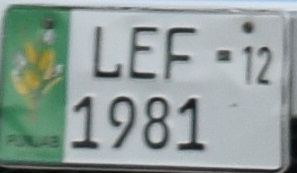
#> input picture Car plate recognition Punjab/car4.jpg, 297 x 173 px
$ jupyter execute --allow-errors 'car plate.ipynb'
#> lines starting #> are read from the running program, lines starting #| are printed output that depends on the picture; after the words box and inside, x2 and y2 are one past the last pixel; in counts of white or black regions, pixels touching at a corner belong together
#> further down, img is the input picture: shape (173, 297, 3); mean B, G, R 153.3, 157.7, 144.1
[cell 1]
import matplotlib.pyplot as plt

[cell 2]
import numpy as np
import cv2

# Match contours to license plate or character template
def find_contours(dimensions, img):

    # Find all contours in the image
    cntrs, _ = cv2.findContours(img.copy(), cv2.RETR_TREE, cv2.CHAIN_APPROX_SIMPLE)

    # Retrieve potential dimensions
    lower_width = dimensions[0]
    upper_width = dimensions[1]
    lower_height = dimensions[2]
    upper_height = dimensions[3]

    # Check largest 5 or 15 contours for license plate or character respectively
    cntrs = sorted(cntrs, key=cv2.contourArea, reverse=True)[:15]

    # Read the binary image
    ii = cv2.imread('contour.jpg')

    x_cntr_list = []
    target_contours = []
    img_res = []

    # Read all contours detected
    for cntr in cntrs :
        #detects contour in binary image and returns the coordinates of rectangle enclosing it
        intX, intY, intWidth, intHeight = cv2.boundingRect(cntr)

        #checking the dimensions of the contour to filter out the characters by contour's size
        if intWidth > lower_width and intWidth < upper_width and intHeight > lower_height and intHeight < upper_height :

            # stores the x coordinate of the character's contour, to used later for indexing the contours
            x_cntr_list.append(intX)
            char_copy = np.zeros((44,24))

            #extracting each character using the enclosing rectangle's coordinates.
            char = img[intY:intY+intHeight, intX:intX+intWidth]
            char = cv2.resize(char, (20, 40))

            # Draw rectangle around contour
            cv2.rectangle(ii, (intX,intY), (intWidth+intX, intY+intHeight), (50,21,200), 2)

            # Display the uptated binary image with new contour
            plt.imshow(ii, cmap='gray')

            # Make result formatted for classification: invert colors
            char = cv2.subtract(255, char)

            # Resize the image to 24x44 with black border
            char_copy[2:42, 2:22] = char
            char_copy[0:2, :] = 0
            char_copy[:, 0:2] = 0
            char_copy[42:44, :] = 0
            char_copy[:, 22:24] = 0

            # List that stores the character's binary image (unsorted)
            img_res.append(char_copy)

    # arbitrary function that stores sorted list of character indeces
    indices = sorted(range(len(x_cntr_list)), key=lambda k: x_cntr_list[k])
    img_res_copy = []

    for idx in indices:
        # stores character images according to their index
        img_res_copy.append(img_res[idx])

    img_res = np.array(img_res_copy)

    return img_res

[cell 3]
# Find characters in the resulting images and Preprocess license plate image
def segment_characters(image):
    # Resizing
    img_lp = cv2.resize(image, (333, 75))
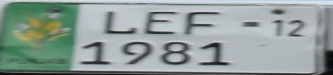
#> img_lp: shape (75, 333, 3); mean B, G, R 153.2, 157.6, 144

    # Apply gray scale
    img_gray_lp = cv2.cvtColor(img_lp, cv2.COLOR_BGR2GRAY)
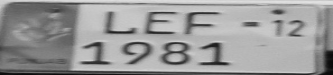
#> img_gray_lp: shape (75, 333); min 9, max 226, mean 153.1

    # Convert to binary image
    _, img_binary_lp = cv2.threshold(img_gray_lp, 200, 255, cv2.THRESH_BINARY+cv2.THRESH_OTSU)
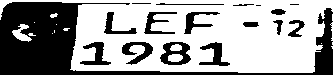
#> img_binary_lp: shape (75, 333); 62.2% white; 17 black regions (3 under 20 px), largest, box (x1, y1, x2, y2) and area: (0, 2, 333, 75) 6838, (160, 42, 191, 65) 399, (122, 42, 153, 65) 331

    # Erode unwanted pixels
    img_binary_lp = cv2.erode(img_binary_lp, (3,3))
#> img_binary_lp: shape (75, 333); 59.3% white; 17 black regions (2 under 20 px), largest, box (x1, y1, x2, y2) and area: (0, 2, 333, 75) 6998, (160, 42, 191, 66) 464, (122, 42, 153, 66) 389

    # Dilate unwanted pixels
    img_binary_lp = cv2.dilate(img_binary_lp, (3,3))
#> img_binary_lp: shape (75, 333); 63.4% white; 17 black regions (3 under 20 px), largest, box (x1, y1, x2, y2) and area: (0, 3, 333, 75) 6541, (160, 43, 191, 66) 399, (122, 43, 153, 66) 331

    LP_WIDTH = img_binary_lp.shape[0]
#> LP_WIDTH = 75
    LP_HEIGHT = img_binary_lp.shape[1]
#> LP_HEIGHT = 333

    # Make borders white
    img_binary_lp[0:3,:] = 255
    img_binary_lp[:,0:3] = 255
    img_binary_lp[72:75,:] = 255
    img_binary_lp[:,330:333] = 255
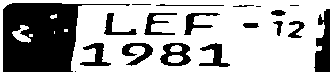
#> img_binary_lp: shape (75, 333); 67.7% white; 19 black regions (4 under 20 px)

    # Estimations of character contours sizes of cropped license plates
    dimensions = [(LP_WIDTH/6) + 12.5, (LP_WIDTH/2) + 7.5, (LP_HEIGHT/10) - 15, 2 * LP_HEIGHT/3]
#> dimensions = [25, 45, 18.3, 222]

    # Visual display of binary image
    plt.imshow(img_binary_lp, cmap='gray')
    plt.show()

    # Create a binary image for next steps
    cv2.imwrite('contour.jpg',img_binary_lp)

    # Get contours within cropped license plate
    char_list = find_contours(dimensions, img_binary_lp)
#> in find_contours, `cntrs, _ = cv2.findContours(img.copy(), cv2.RETR_TREE, cv2.CHAIN_APPRO..`: cntrs = 27 contours, 7 with area under 20; largest, box (x1, y1, x2, y2) and area: (0, 0, 333, 75) 24568, (2, 2, 131, 73) 5182, (313, 8, 331, 73) 770, (159, 42, 192, 67) 613, (121, 42, 154, 67) 398
#> in find_contours, `cntrs = sorted(cntrs, key=cv2.contourArea, reverse=True)[:15]`: cntrs = 15 contours; largest, box (x1, y1, x2, y2) and area: (0, 0, 333, 75) 24568, (2, 2, 131, 73) 5182, (313, 8, 331, 73) 770, (159, 42, 192, 67) 613, (121, 42, 154, 67) 398
#> the loop in find_contours, `for cntr in cntrs :` made 15 passes
#> (intX, intY, intWidth, intHeight) on passes 2 to 13: (2, 2, 129, 71), (313, 8, 18, 65), (159, 42, 33, 25), (121, 42, 33, 25), (198, 42, 33, 26), (79, 42, 33, 25), (143, 12, 35, 24), (183, 12, 38, 24), (103, 12, 35, 24), (287, 20, 19, 19), (155, 3, 70, 4), (12, 25, 19, 18)
#> (cntr, intX, intY, intWidth, intHeight) on pass 1: ([[0, 0], [0, 74], [332, 74], [332, 0]], 0, 0, 333, 75)
#> after the loop in find_contours, `for cntr in cntrs :`:
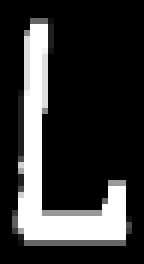
#> char_copy: shape (44, 24) float64 (shown 6 times larger); min 0, max 255, mean 53.3
#> after the loop in find_contours, `for cntr in cntrs :`:
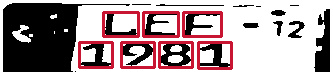
#> ii: shape (75, 333, 3); mean B, G, R 153.8, 151, 168.5
#> after the loop in find_contours, `for cntr in cntrs :`: img_res = 7 items; x_cntr_list = [159, 121, 198, 79, 143, 183, 103]
#> in find_contours, `indices = sorted(range(len(x_cntr_list)), key=lambda k: x_cntr_list[k])`: indices = [3, 6, 1, 4, 0, 5, 2]
#> the loop in find_contours, `for idx in indices:` made 7 passes
#> idx on passes 1, 2, 3, 5, 7: 3, 6, 1, 0, 2
#> after the loop in find_contours, `for idx in indices:`: img_res_copy = 7 items

    return char_list

[cell 4]
img = cv2.imread('car4.jpg')
char = segment_characters(img)
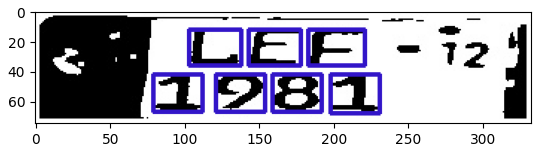
#> figure drawn by matplotlib, 1 panel; B, G, R data is drawn as R, G, B

[cell 5]
for i in range(len(char)):
    plt.subplot(1, 10, i+1)
    plt.imshow(char[i], cmap='gray')
    plt.axis('off')
#> this loop made 7 passes
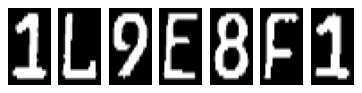
#> figure drawn by matplotlib, 7 panels

[cell 6]
import tensorflow as tf
tf.enable_eager_execution()
#> (this line was passed over: tensorflow is not available in this run)

[cell 7]
from tensorflow.keras.preprocessing.image import ImageDataGenerator
#> (the rest of this cell did not finish here and is left out)

[cell 8]
from tensorflow.keras.models import Sequential
from tensorflow.keras.layers import Dense, Flatten, MaxPooling2D, Dropout, Conv2D
from tensorflow.keras import optimizers

#> (a cell that did not finish here is left out)

[cell 10]
# training the model
batch_size = 1
#> (the rest of this cell did not finish here and is left out)

[cell 11]
def fix_dimension(img):
  new_img = np.zeros((28,28,3))
  for i in range(3):
    new_img[:,:,i] = img
  return new_img

# Predicting the character/number from contours using trained model
def show_results():
    dic = {}
    characters = '0123456789ABCDEFGHIJKLMNOPQRSTUVWXYZ'
    for i,c in enumerate(characters):
        dic[i] = c
    output = []
    for i,ch in enumerate(char): # iterating over the characters
        img_ = cv2.resize(ch, (28,28))
        img = fix_dimension(img_)
        img = img.reshape(1,28,28,3) # preparing image for the model
        y_ = model.predict_classes(img)[0] # predicting the class
        character = dic[y_] # get the predicted character
        output.append(character) # storing the result in a list
#> this loop made 1 pass
#> pass 1, in show_results, `img_ = cv2.resize(ch, (28,28))`:
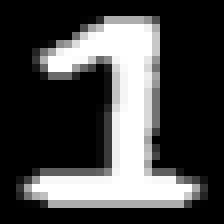
#> img_: shape (28, 28) float64 (shown 8 times larger); min 0, max 255, mean 71
#> after the loop, output = []

    plate_number = ''.join(output)

    return plate_number

#> (the rest of this cell did not finish here and is left out)
